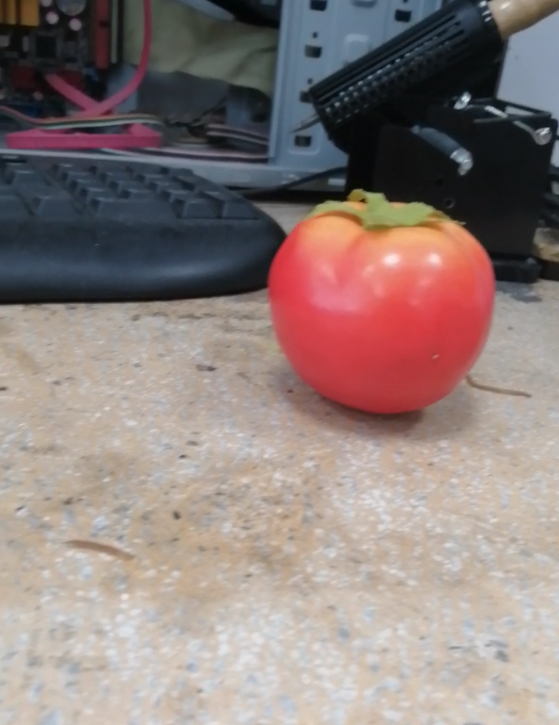
#> input picture Image_processing/testdata/tomato1.png, 559 x 725 px
$ python culculate.py
#> lines starting #> are read from the running program, lines starting #| are printed output that depends on the picture; after the words box and inside, x2 and y2 are one past the last pixel; in counts of white or black regions, pixels touching at a corner belong together
### Image_processing/utilities.py
import cv2
import numpy as np
import sys

from numpy.lib.function_base import disp


# [167 lines left out: functions find_range, filter_color, find_lane, not called in this run]

def displayIMG(img, windowName="none"):
    cv2.namedWindow( windowName, cv2.WINDOW_NORMAL )
    cv2.resizeWindow(windowName, 1000, 800)
    cv2.imshow(windowName, img)
    cv2.waitKey(0)
    cv2.destroyAllWindows()

# [121 lines left out: functions canny_webcam, canny_picture, print_attribute, auto_canny, find_canny, getCircle, not called in this run]


### Image_processing/culculate.py
import cv2
import numpy as np
from utilities import *
import matplotlib.pyplot as plt
import ipdb

img_path = 'testdata/tomato1.png'
image  = cv2.imread(img_path)
#> image is the input picture: shape (725, 559, 3); mean B, G, R 123.6, 126.5, 141.5

hsv = cv2.cvtColor(image, cv2.COLOR_BGR2HSV) #將BGR轉換為HSV
#> hsv: shape (725, 559, 3); mean H, S, V 56.4, 54.6, 147
#HSV中的顏色強度參數
weaker = np.array([0,76,157])
strong = np.array([179,199,255])
mask = cv2.inRange(hsv,weaker,strong) #Threshold HSV圖像獲取輸入顏色
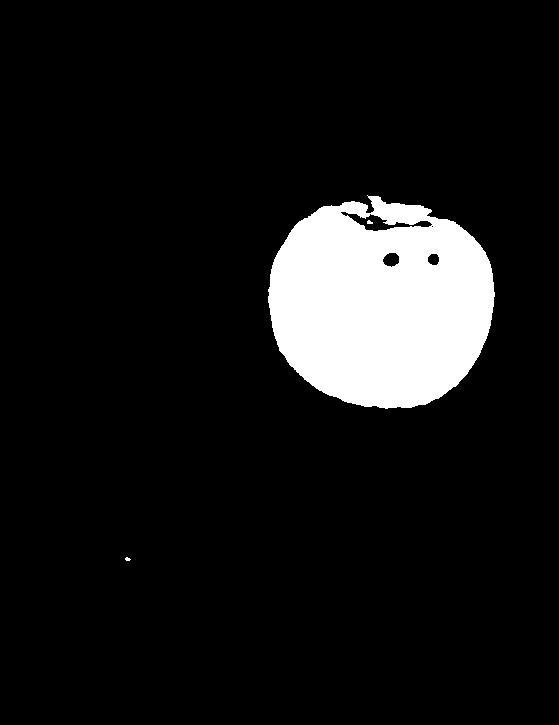
#> mask: shape (725, 559); 9.1% white; 3 white regions (2 under 20 px), largest, box (x1, y1, x2, y2) and area: (268, 195, 495, 409) 36913

step=5

large_weaker = weaker-np.array([step*10,step*10,step*10])
large_strong =  strong+np.array([step*10,step*10,step*10])

progress=False
if progress:

    for i in range(0,12):
        temp_weaker = large_weaker+np.array([step*i,step*i,step*i])
        temp_strong =  large_strong-np.array([step*i,step*i,step*i])
        mask = cv2.inRange(hsv, temp_weaker, temp_strong) #Threshold HSV圖像獲取輸入顏色
        displayIMG(mask)

        # if #TODO FIND_FRUIT==True:
        #     break

#輪廓識別
gray=cv2.cvtColor(image, cv2.COLOR_BGR2GRAY)
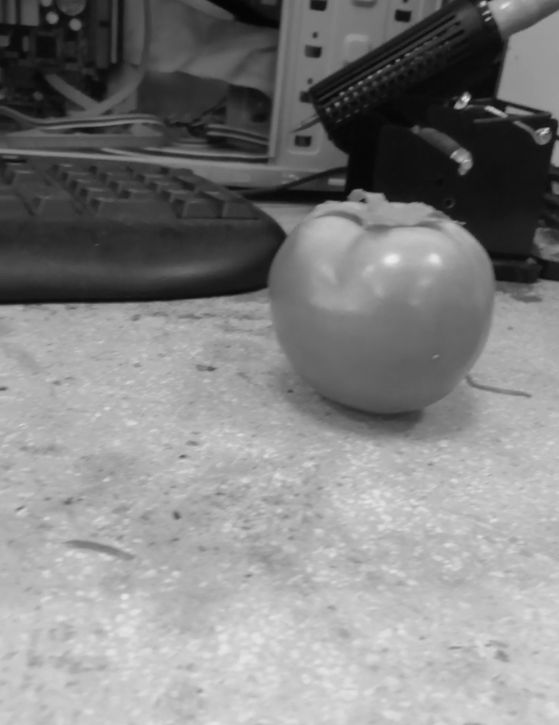
#> gray: shape (725, 559); min 4, max 236, mean 130.6
blur=cv2.GaussianBlur(gray, (5, 5), 0)
edged = cv2.Canny(gray, 50, 100)
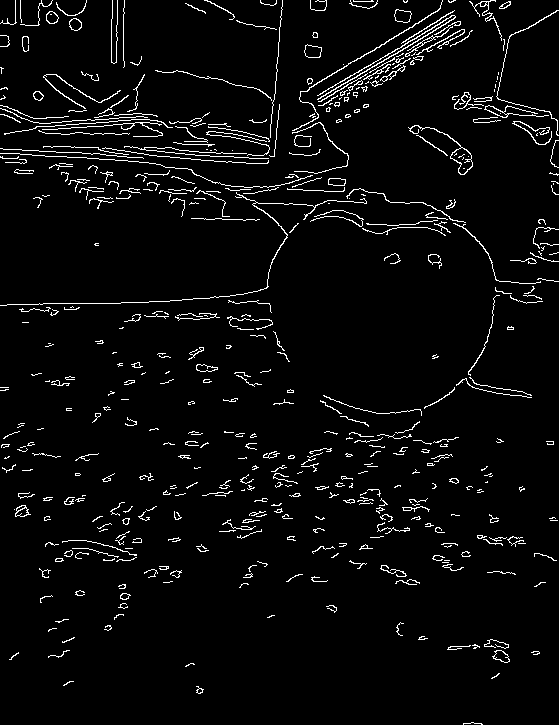
#> edged: shape (725, 559); 4.1% white in thin lines or dots
displayIMG(edged,"edged")
dilate= cv2.dilate(edged, None, iterations=1)
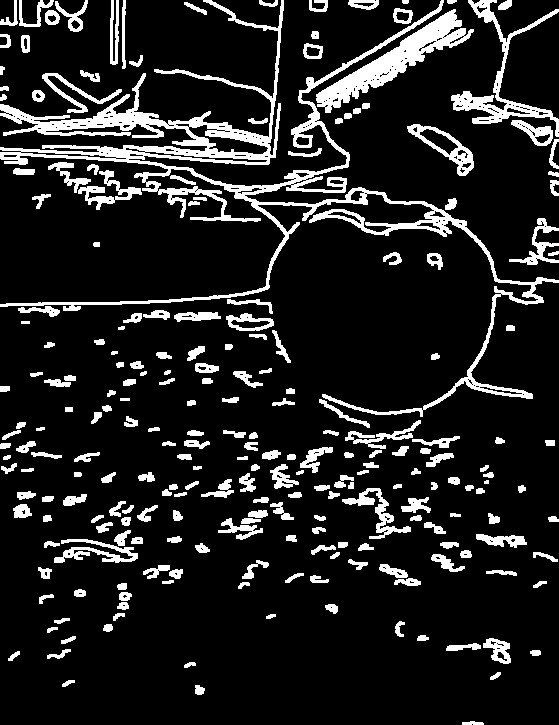
#> dilate: shape (725, 559); 13.1% white; 237 white regions (1 under 20 px), largest, box (x1, y1, x2, y2) and area: (0, 0, 559, 417) 18676, (316, 9, 474, 113) 3955, (451, 0, 559, 137) 2436
# displayIMG(dilate,"dilate")
erode= cv2.erode(dilate, None, iterations=1)
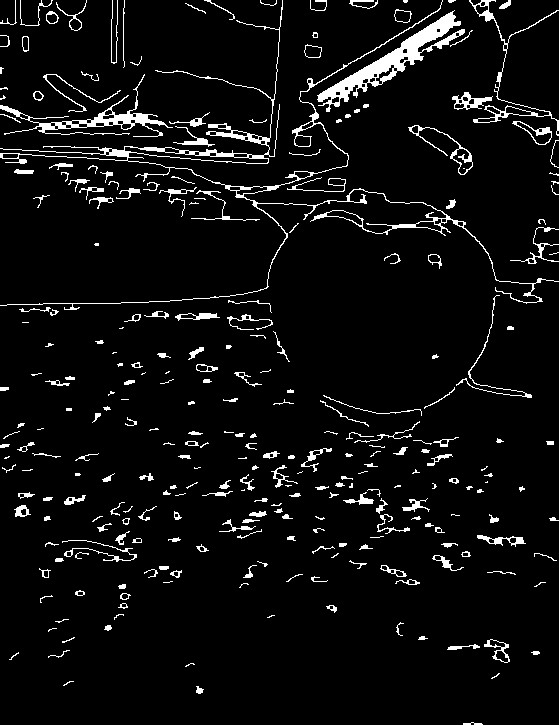
#> erode: shape (725, 559); 5.5% white; 283 white regions (76 under 20 px)
# displayIMG(erode,"erode")
contours, hierarchy = cv2.findContours(dilate, cv2.RETR_EXTERNAL,cv2.CHAIN_APPROX_SIMPLE)
#> contours = 237 contours, 10 with area under 20; largest, box (x1, y1, x2, y2) and area: (0, 0, 559, 417) 17103, (316, 9, 474, 113) 3832, (451, 0, 559, 137) 2248, (407, 124, 474, 176) 1281, (342, 488, 411, 539) 680
final_contours = []

connect = cv2.morphologyEx(edged,cv2.MORPH_CLOSE,kernel=(3,3),iterations=3)# 使用閉運算連接中斷的圖像前景,迭代運算三次
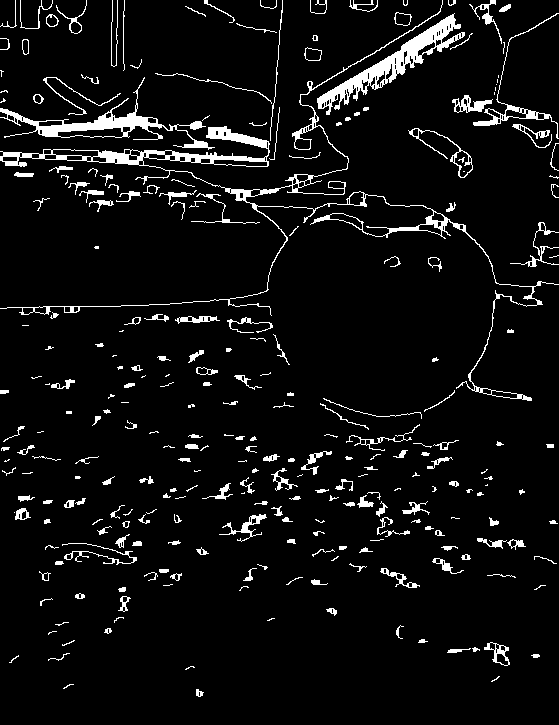
#> connect: shape (725, 559); 6% white; 278 white regions (80 under 20 px)
displayIMG(connect,'connect')


for contour in contours:
    area = cv2.contourArea(contour)
    if area > 2000:
        final_contours.append(contour)
#> this loop made 237 passes
#> area on passes 1 to 3: 45.5, 62.5, 36
#> after the loop, final_contours = 3 contours; box (x1, y1, x2, y2) and area: (0, 0, 559, 417) 17103, (316, 9, 474, 113) 3832, (451, 0, 559, 137) 2248
#  final_contours=>>list[numpy.ndarray(376, 1, 2)][numpy.ndarray(1898, 1, 2)]

for i in range(len(final_contours)):
    img_contours = cv2.drawContours(image.copy(), final_contours, i, (50, 250, 50), 2)
#> this loop made 3 passes
#> pass 3, `img_contours = cv2.drawContours(image.copy(), final_contours, i, (50, ..`:
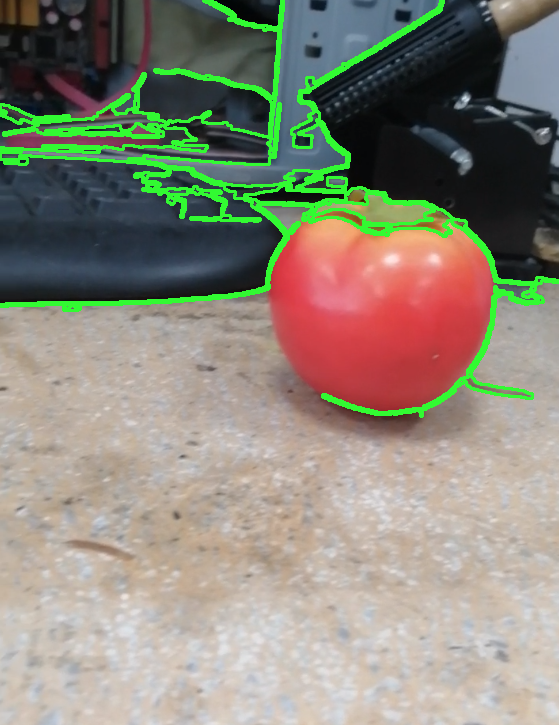
#> img_contours: shape (725, 559, 3); mean B, G, R 122, 136.1, 139.5

displayIMG(img_contours)
